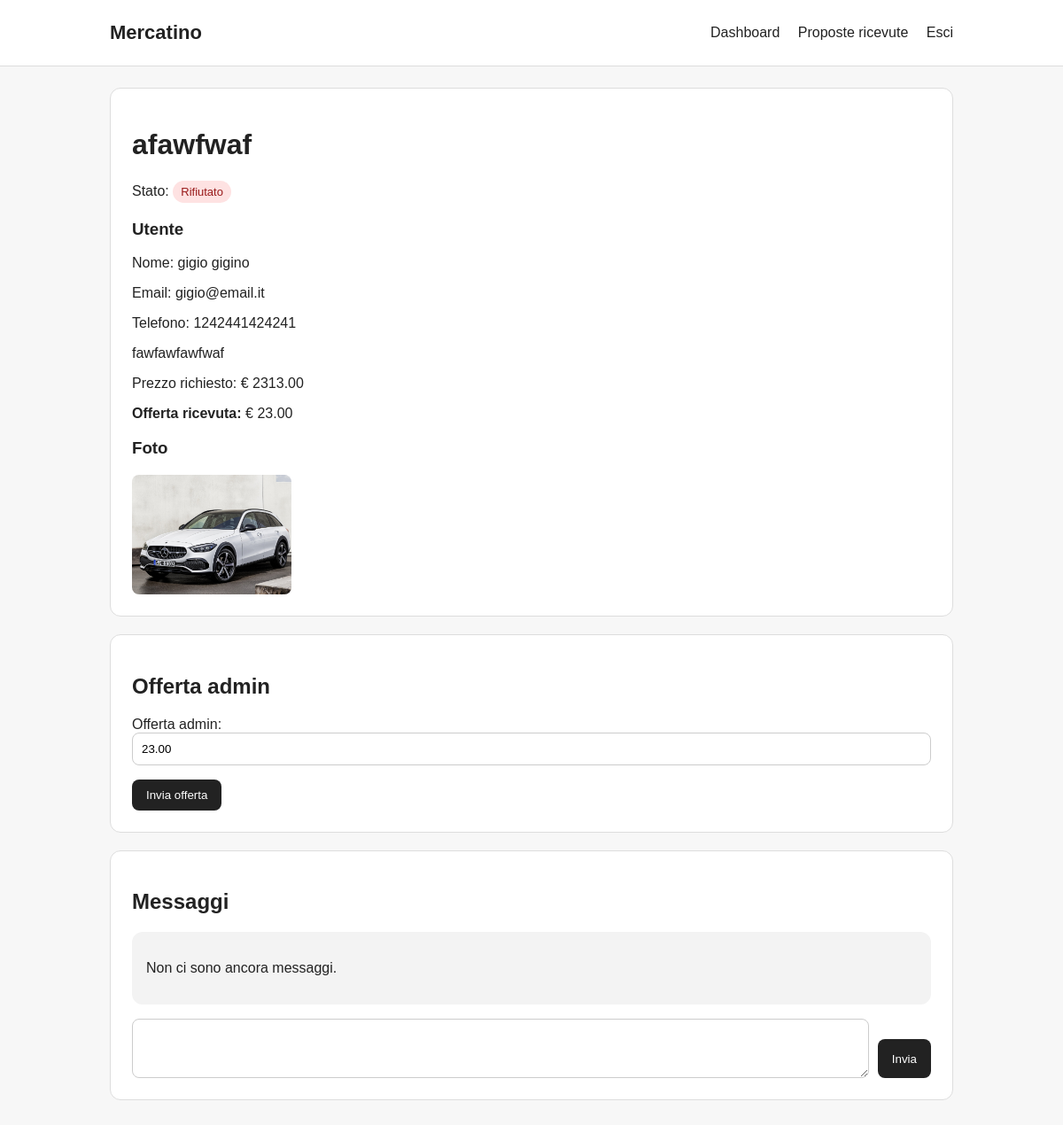
The app's page /staff/proposte/17/ (signed in) with its own data.
### proposals/models.py (models this page shows, shortened)
class ItemProposal(models.Model):
    class Status(models.TextChoices):
        UNDER_REVIEW = "under_review", "In valutazione"
        NEGOTIATION = "negotiation", "In trattativa"
        OFFER_SENT = "offer_sent", "Offerta inviata"
        OFFER_ACCEPTED = "offer_accepted", "Offerta accettata"
        WAITING_VINTED_LINK = "waiting_vinted_link", "In attesa link Vinted"
        VINTED_LINK_SENT = "vinted_link_sent", "Link Vinted inviato"
        COMPLETED = "completed", "Completato"
        REJECTED = "rejected", "Rifiutato"
    user = models.ForeignKey(
        settings.AUTH_USER_MODEL,
        on_delete=models.CASCADE,
        related_name="proposals",
    )
    title = models.CharField(max_length=120)
    description = models.TextField()
    requested_price = models.DecimalField(
        max_digits=8,
        decimal_places=2,
        null=True,
        blank=True,
    )
    admin_offer = models.DecimalField(
        max_digits=8,
        decimal_places=2,
        null=True,
        blank=True,
    )
    status = models.CharField(
        max_length=30,
        choices=Status.choices,
        default=Status.UNDER_REVIEW,
    )
    vinted_url = models.URLField(blank=True)
    created_at = models.DateTimeField(auto_now_add=True)
    updated_at = models.DateTimeField(auto_now=True)
    offer_seen_by_user = models.BooleanField(default=False)
    @property
    def status_badge_class(self):
        classes = {
            self.Status.UNDER_REVIEW: "badge-gray",
            self.Status.NEGOTIATION: "badge-blue",
            self.Status.OFFER_SENT: "badge-purple",
            self.Status.OFFER_ACCEPTED: "badge-green",
            self.Status.WAITING_VINTED_LINK: "badge-orange",
            self.Status.VINTED_LINK_SENT: "badge-orange",
            self.Status.COMPLETED: "badge-green",
            self.Status.REJECTED: "badge-red",
        }
        return classes.get(self.status, "badge-gray")

class ProposalImage(models.Model):
    proposal = models.ForeignKey(
        ItemProposal,
        on_delete=models.CASCADE,
        related_name="images",
    )
    image = models.ImageField(upload_to="proposals/")

### accounts/models.py (models this page shows, shortened)
class UserProfile(models.Model):
    user = models.OneToOneField(User, on_delete=models.CASCADE, related_name="profile")
    phone = models.CharField(max_length=20)

### staff_panel/views.py (the view, shortened to what this page needs)
# urls.py: path('proposte/<int:pk>/', staff_proposal_detail_view, name="staff_proposal_detail")
@login_required
@user_passes_test(lambda user: user.is_staff)
def staff_proposal_detail_view(request, pk):
    proposal = get_object_or_404(ItemProposal, pk=pk)
    message_form = ProposalMessageForm()
    offer_form = AdminOfferForm(instance=proposal)
    return render(request, "staff_panel/proposal_detail.html", {
    "proposal": proposal,
    "message_form": message_form,
    "offer_form": offer_form,
    })

### proposals/forms.py
class ProposalMessageForm(forms.ModelForm):
    class Meta:
        model = ProposalMessage
        fields = ["body"]
        labels = {
            "body": "Messaggio",
        }
        widgets = {
            "body": forms.Textarea(attrs={"rows": 3}),
        }

### staff_panel/forms.py
class AdminOfferForm(forms.ModelForm):
    admin_offer = forms.DecimalField(min_value=0, max_digits=8, decimal_places=2, label="Offerta admin",)
    class Meta:
        model = ItemProposal
        fields = ["admin_offer"]

### templates/staff_panel/proposal_detail.html (shortened to what this page needs)
{% extends "base.html" %}
{% block content %}
<div class="card">
    <h1>{{ proposal.title }}</h1>
    <p>
        Stato:
        <span class="badge {{ proposal.status_badge_class }}">{{ proposal.get_status_display }}</span>
    </p>
    <h3>Utente</h3>
    {% if proposal.user.first_name or proposal.user.last_name %}
        <p>Nome: {{ proposal.user.first_name }} {{ proposal.user.last_name }}</p>
    {% else %}
        <p>Nome: {{ proposal.user.username }}</p>
    {% endif %}
    {% if proposal.user.email %}
        <p>Email: {{ proposal.user.email }}</p>
    {% else %}
        <p>Email: non disponibile</p>
    {% endif %}
    {% if proposal.user.profile.phone %}
        <p>Telefono: {{ proposal.user.profile.phone }}</p>
    {% else %}
        <p>Telefono: non disponibile</p>
    {% endif %}
    <p>{{ proposal.description }}</p>
    {% if proposal.requested_price %}
        <p>Prezzo richiesto: € {{ proposal.requested_price }}</p>
    {% endif %}
    {% if proposal.admin_offer %}
        <p><strong>Offerta ricevuta:</strong> € {{ proposal.admin_offer }}</p>
    {% endif %}
    {% if proposal.images.all %}
        <h3>Foto</h3>
        {% with total_images=proposal.images.all|length %}
            <div class="image-preview-grid">
                {% for image in proposal.images.all %}
                    {% if forloop.counter <= 4 %}
                        <div class="image-preview-wrapper">
                            <img
                                class="image-preview clickable-image"
                                src="{{ image.image.url }}"
                                alt="{{ proposal.title }}"
                                data-full="{{ image.image.url }}"
                                data-gallery="proposal-{{ proposal.pk }}"
                                data-index="{{ forloop.counter0 }}"
                                >
                        </div>
                    {% endif %}
                {% endfor %}
            </div>
        {% endwith %}
    {% endif %}
</div>
<div class="card">
    <h2>Offerta admin</h2>
    {% if proposal.status == "offer_accepted" or proposal.status == "vinted_link_sent" or proposal.status == "completed" %}
        {% if proposal.admin_offer %}
            <p><strong>Offerta inviata:</strong> € {{ proposal.admin_offer }}</p>
        {% else %}
            <p>Nessuna offerta inserita.</p>
        {% endif %}
        <p>Questa offerta non è più modificabile perché la trattativa è già avanzata.</p>
    {% else %}
        <form method="post">
            {{ offer_form.as_p }}
            <button class="button" type="submit">Invia offerta</button>
        </form>
    {% endif %}
</div>
<div class="card">
    <h2>Messaggi</h2>
    <div class="chat-box">
        {% for message in proposal.messages.all %}
            {% if message.sender == request.user %}
                <div class="chat-row chat-row-own">
                    <div class="chat-bubble chat-bubble-own">
                        <div class="chat-meta">
                            Tu · {{ message.created_at|date:"d/m/Y H:i" }}
                        </div>
                        <div class="chat-text">
                            {{ message.body }}
                        </div>
                    </div>
                </div>
            {% else %}
                <div class="chat-row chat-row-other">
                    <div class="chat-bubble chat-bubble-other">
                        <div class="chat-meta">
                            {{ message.sender.username }} · {{ message.created_at|date:"d/m/Y H:i" }}
                        </div>
                        <div class="chat-text">
                            {{ message.body }}
                        </div>
                    </div>
                </div>
            {% endif %}
        {% empty %}
            <p>Non ci sono ancora messaggi.</p>
        {% endfor %}
    </div>
    <form method="post" class="chat-form">
        {{ message_form.body }}
        <button class="button"  type="submit"> Invia </button>
    </form>
</div>
{% endblock %}

### static/css/style.css (style rules this page uses)
* { box-sizing: border-box; }
body { margin: 0; font-family: Arial, sans-serif; background: #f7f7f7; color: #222; }
.card { background: #fff; border: 1px solid #ddd; border-radius: 12px; padding: 24px; margin-bottom: 20px; }
.button { display: inline-block; background: #222; color: #fff; padding: 10px 16px; border-radius: 8px; text-decoration: none; border: none; cursor: pointer; }
form p { margin-bottom: 16px; }
input, textarea, select { width: 100%; padding: 10px; border-radius: 8px; border: 1px solid #ccc; }
.badge { display: inline-block; padding: 5px 9px; border-radius: 999px; font-size: 13px; background: #eee; }
.badge-red { background: #fee2e2; color: #991b1b; }
.image-preview { width: 180px; height: 135px; object-fit: cover; border-radius: 8px; margin-right: 8px; margin-bottom: 8px; }
.image-preview-grid { display: flex; flex-wrap: wrap; gap: 8px; }
.image-preview-wrapper { position: relative; width: 180px; height: 135px; border-radius: 8px; overflow: hidden; }
.image-preview-wrapper .image-preview { width: 100%; height: 100%; object-fit: cover; margin: 0; border-radius: 0; }
.chat-box { max-height: 420px; overflow-y: auto; background: #f3f3f3; border-radius: 12px; padding: 16px; margin-bottom: 16px; }
.chat-form { display: flex; gap: 10px; align-items: flex-end; }
.chat-form textarea { flex: 1; min-height: 44px; max-height: 120px; resize: vertical; }
.chat-form .button { height: 44px; }
.clickable-image { cursor: pointer; }

### records on screen
ItemProposal: title "afawfwaf", status "Rifiutato", user.first_name "gigio", user.last_name "gigino", user.email "gigio@email.it", user.profile.phone "1242441424241", description "fawfawfawfwaf", requested_price "2313.00", admin_offer "23.00"
ProposalImage: image (picture)
